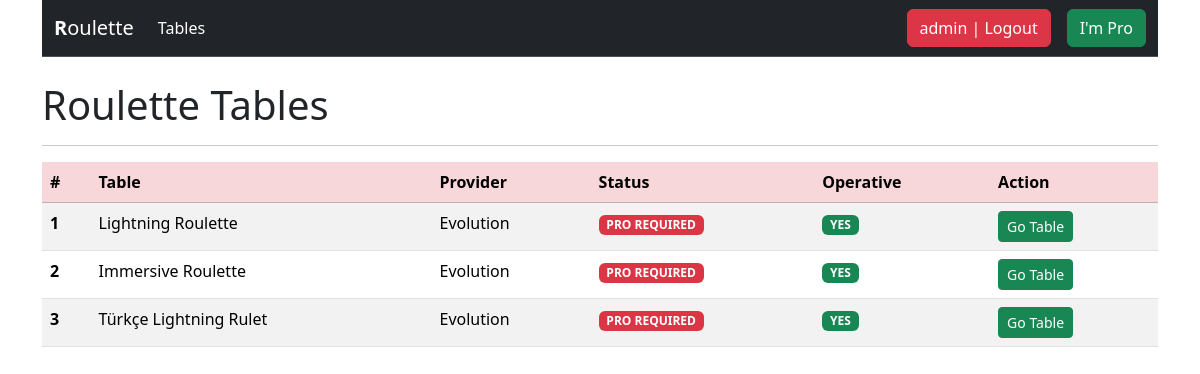
The app's page / (signed in) with its own data.
### stats/models.py (models this page shows, shortened)
class Statistic(models.Model):
    name = models.CharField(max_length=200)
    slug = models.SlugField(blank=True)
    provider = models.ForeignKey(Provider, on_delete=models.CASCADE, null=True)
    is_premium = models.BooleanField(default=True)
    image = models.ImageField(upload_to='roulette', blank=True, null=True)
    is_operative = models.BooleanField(default=True)
    def get_absolute_url(self):
        return reverse('stats:dashboard', kwargs={'slug': self.slug})

class Provider(models.Model):
    name = models.CharField(max_length=200)

### stats/views.py (the view)
# urls.py: path('', views.main, name='main'),
def main(request):
    context = {}
    qs = Statistic.objects.all()
    if request.method == 'POST':
        new_stat = request.POST.get('new-statistic')
        obj, created = Statistic.objects.get_or_create(name=new_stat)
        return redirect('stats:dashboard', obj.slug)
    context['qs'] = qs
    return render(request, 'stats/main.html', context)

### stats/templates/stats/main.html (shortened to what this page needs)
{% extends 'base.html' %}
{% block content %}
    {% include 'stats/include/navbar.html' %}
    <br>
    <h1>Roulette Tables</h1>
    <hr>
    {% if qs %}
        <div class="table-responsive">
            <table class="table table-striped">
                <thead class="table-danger">
                <tr>
                    <th scope="col">#</th>
                    <th scope="col">Table</th>
                    <th scope="col">Provider</th>
                    <th scope="col">Status</th>
                    <th scope="col">Operative</th>
                    <th scope="col">Action</th>
                </tr>
                </thead>
                <tbody class="">
                {% for el in qs %}
                    <tr class="">
                        <th scope="row">{{ forloop.counter }}</th>
                        <td>{{ el.name }}</td>
                        <td>{{ el.provider.name }}</td>
                        {% if el.is_premium %}
                            <td><span href="{% url 'stats:become_pro' %}"
                                      class="badge text-bg-danger">PRO REQUIRED</span>
                            </td>
                        {% else %}
                            <td><span href="{{ el.get_absolute_url }}" class="badge text-bg-success">FREE</span></td>
                        {% endif %}
                        {% if el.is_operative %}
                            <td><span class="badge text-bg-success">YES</span>
                            </td>
                        {% else %}
                            <td><span class="badge text-bg-danger">NO</span></td>
                        {% endif %}
                        {% if request.user.profile.is_pro or not el.is_premium %}
                            <td><a href="{{ el.get_absolute_url }}" class="btn btn-success btn-sm">Go Table</a></td>
                        {% else %}
                            <td><a href="{% url 'stats:become_pro' %}" class="btn btn-warning btn-sm">Get
                                Suscription</a>
                            </td>
                        {% endif %}
                    </tr>
                {% endfor %}
                </tbody>
            </table>
        </div>
    {% endif %}
{% endblock content %}

### stats/templates/stats/include/navbar.html (shortened to what this page needs)
<nav class="navbar navbar-expand-lg bg-dark border-bottom border-body" data-bs-theme="dark">
    <div class="container-fluid">
        <a class="navbar-brand" href="/"><b>R</b>oulette</a>
        <div class="collapse navbar-collapse" id="navbarColor01">
            <ul class="navbar-nav me-auto mb-2 mb-lg-0">
                <li class="nav-item">
                    <a class="nav-link active" aria-current="page" href="{% url 'stats:main' %}">Tables</a>
                </li>
            </ul>
            <form class="d-flex form-inline">
                {% if not request.user.is_authenticated %}
                    <a href="{% url 'stats:login' %}" class="btn btn-success mx-2">Login</a>
                    <a href="{% url 'stats:register' %}" class="btn btn-info">Register</a>
                {% else %}
                    <a href="{% url 'stats:logout' %}" class="btn btn-danger mx-3">{{ request.user.username }} | Logout</a>
                    {% if not request.user.profile.is_pro %}
                        <a href="{% url 'stats:become_pro' %}" class="btn btn-warning">Become Pro</a>
                    {% else %}
                        <button class="btn btn-success">I'm Pro</button>
                    {% endif %}
                {% endif %}
            </form>
        </div>
    </div>
</nav>

### records on screen
Statistic: name "Lightning Roulette", provider.name "Evolution", is_premium "PRO REQUIRED", is_operative "YES"
Statistic: name "Immersive Roulette", provider.name "Evolution", is_premium "PRO REQUIRED", is_operative "YES"
Statistic: name "Türkçe Lightning Rulet", provider.name "Evolution", is_premium "PRO REQUIRED", is_operative "YES"

### other values on screen
{{ request.user.username }} "admin"
